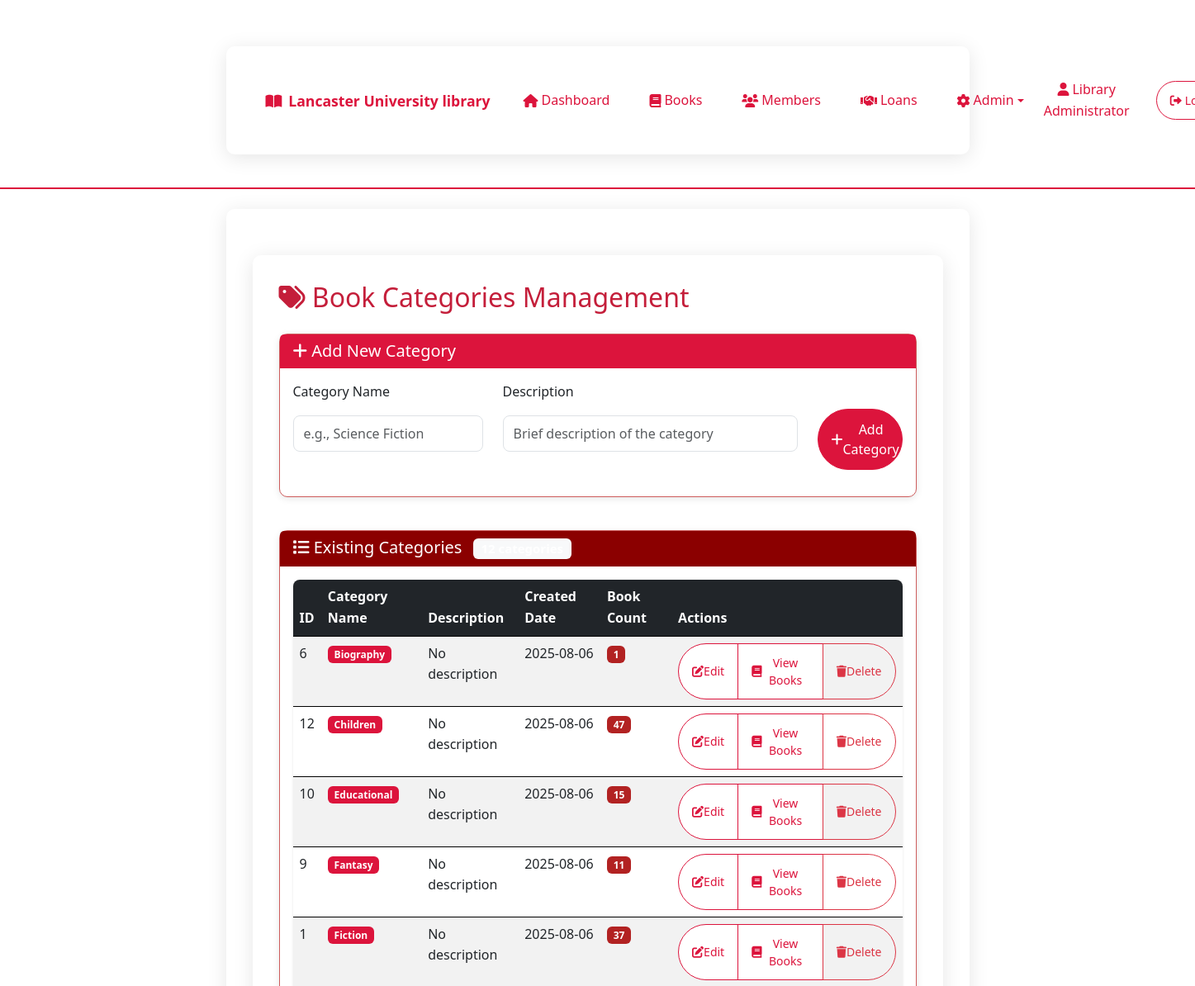
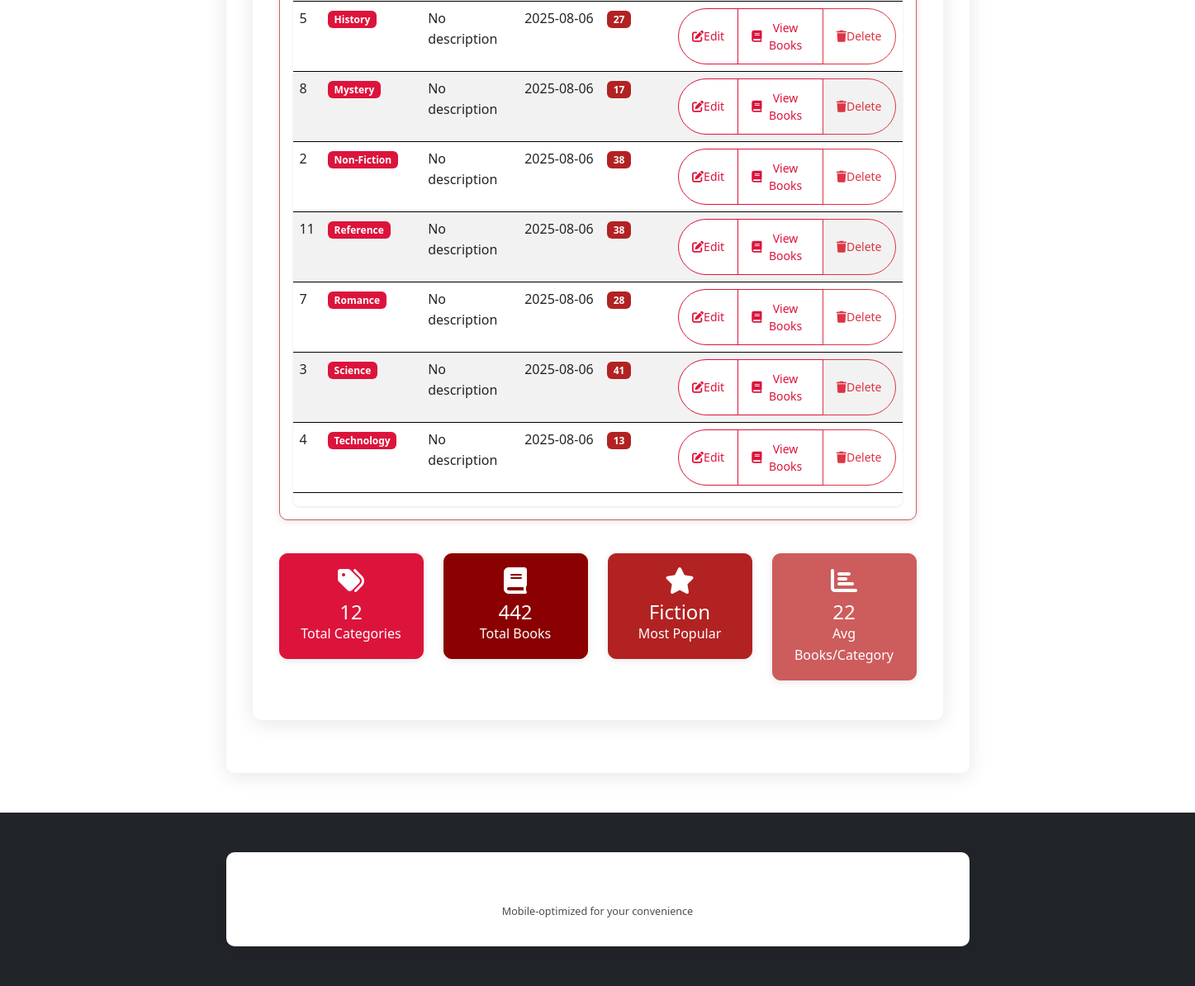
Screenshot of /book_categories (signed in) with the database file from the repository (2 pictures, top to bottom).
### tables this page shows
CREATE TABLE BookCategories (
                CategoryID INTEGER PRIMARY KEY AUTOINCREMENT,
                CategoryName TEXT UNIQUE NOT NULL,
                Description TEXT,
                CreatedDate DATE DEFAULT CURRENT_DATE
            );

### app.py (the view)
@app.route('/book_categories')
@librarian_required
def book_categories():
    categories = library.get_book_categories()
    return render_template('book_categories.html', categories=categories)

### app.py (called while the page is built)
def librarian_required(f):
    @wraps(f)
    def decorated_function(*args, **kwargs):
        if 'user_id' not in session or session.get('user_type') != 'librarian':
            flash('Access denied. Librarian login required.', 'error')
            return redirect(url_for('login'))
        return f(*args, **kwargs)
    return decorated_function

    def get_connection(self):
        return sqlite3.connect(self.db_name)

    def get_book_categories(self):
        conn = self.get_connection()
        cursor = conn.cursor()
        cursor.execute('SELECT * FROM BookCategories ORDER BY CategoryName')
        categories = cursor.fetchall()
        conn.close()
        return categories

### templates/book_categories.html (shortened to what this page needs)
{% extends "base.html" %}
{% block content %}
<div class="container mt-4">
    <div class="row">
        <div class="col-md-12">
            <h2 class="mb-4">
                <i class="fas fa-tags"></i> Book Categories Management
            </h2>
        </div>
    </div>
    <div class="row mb-4">
        <div class="col-md-12">
            <div class="card">
                <div class="card-header bg-primary text-white">
                    <h5 class="mb-0">
                        <i class="fas fa-plus"></i> Add New Category
                    </h5>
                </div>
                <div class="card-body">
                    <form method="POST" action="{{ url_for('add_category') }}">
                        <div class="row">
                            <div class="col-md-4">
                                <div class="mb-3">
                                    <label for="name" class="form-label">Category Name</label>
                                    <input type="text" class="form-control" id="name" name="name" required
                                           placeholder="e.g., Science Fiction">
                                </div>
                            </div>
                            <div class="col-md-6">
                                <div class="mb-3">
                                    <label for="description" class="form-label">Description</label>
                                    <input type="text" class="form-control" id="description" name="description"
                                           placeholder="Brief description of the category">
                                </div>
                            </div>
                            <div class="col-md-2">
                                <div class="mb-3">
                                    <label class="form-label">&nbsp;</label>
                                    <button type="submit" class="btn btn-primary w-100">
                                        <i class="fas fa-plus"></i> Add Category
                                    </button>
                                </div>
                            </div>
                        </div>
                    </form>
                </div>
            </div>
        </div>
    </div>
    <div class="row">
        <div class="col-md-12">
            <div class="card">
                <div class="card-header bg-success text-white">
                    <h5 class="mb-0">
                        <i class="fas fa-list"></i> Existing Categories
                        <span class="badge bg-light text-dark ms-2">{{ categories|length }} categories</span>
                    </h5>
                </div>
                <div class="card-body">
                    {% if categories %}
                        <div class="table-responsive">
                            <table class="table table-striped table-hover">
                                <thead class="table-dark">
                                    <tr>
                                        <th scope="col">ID</th>
                                        <th scope="col">Category Name</th>
                                        <th scope="col">Description</th>
                                        <th scope="col">Created Date</th>
                                        <th scope="col">Book Count</th>
                                        <th scope="col">Actions</th>
                                    </tr>
                                </thead>
                                <tbody>
                                    {% for category in categories %}
                                    <tr>
                                        <td>{{ category[0] }}</td>
                                        <td>
                                            <span class="badge bg-primary">{{ category[1] }}</span>
                                        </td>
                                        <td>{{ category[2] or 'No description' }}</td>
                                        <td>{{ category[3] }}</td>
                                        <td>
                                            <span class="badge bg-info" id="count-{{ category[0] }}">
                                            </span>
                                        </td>
                                        <td>
                                            <div class="btn-group" role="group">
                                                <button type="button" class="btn btn-sm btn-outline-primary"
                                                        onclick="editCategory({{ category[0] }}, '{{ category[1] }}', '{{ category[2] or '' }}')">
                                                    <i class="fas fa-edit"></i> Edit
                                                </button>
                                                <button type="button" class="btn btn-sm btn-outline-info"
                                                        onclick="viewBooks('{{ category[1] }}')">
                                                    <i class="fas fa-book"></i> View Books
                                                </button>
                                                <button type="button" class="btn btn-sm btn-outline-danger"
                                                        onclick="deleteCategory({{ category[0] }}, '{{ category[1] }}')">
                                                    <i class="fas fa-trash"></i> Delete
                                                </button>
                                            </div>
                                        </td>
                                    </tr>
                                    {% endfor %}
                                </tbody>
                            </table>
                        </div>
                    {% else %}
                        <div class="text-center py-4">
                            <i class="fas fa-tags fa-3x text-muted mb-3"></i>
                            <h5 class="text-muted">No categories found</h5>
                            <p class="text-muted">Add your first book category using the form above.</p>
                        </div>
                    {% endif %}
                </div>
            </div>
        </div>
    </div>
    <div class="row mt-4">
        <div class="col-md-3">
            <div class="card bg-primary text-white">
                <div class="card-body text-center">
                    <i class="fas fa-tags fa-2x mb-2"></i>
                    <h4>{{ categories|length }}</h4>
                    <p class="mb-0">Total Categories</p>
                </div>
            </div>
        </div>
        <div class="col-md-3">
            <div class="card bg-success text-white">
                <div class="card-body text-center">
                    <i class="fas fa-book fa-2x mb-2"></i>
                    <h4 id="totalBooks">-</h4>
                    <p class="mb-0">Total Books</p>
                </div>
            </div>
        </div>
        <div class="col-md-3">
            <div class="card bg-info text-white">
                <div class="card-body text-center">
                    <i class="fas fa-star fa-2x mb-2"></i>
                    <h4 id="mostPopularCategory">-</h4>
                    <p class="mb-0">Most Popular</p>
                </div>
            </div>
        </div>
        <div class="col-md-3">
            <div class="card bg-warning text-white">
                <div class="card-body text-center">
                    <i class="fas fa-chart-bar fa-2x mb-2"></i>
                    <h4 id="averageBooksPerCategory">-</h4>
                    <p class="mb-0">Avg Books/Category</p>
                </div>
            </div>
        </div>
    </div>
</div>
{% endblock %}

### static/css/style.css (style rules this page uses)
:root { --bg-primary: white; --bg-secondary: #f8f9fa; --text-primary: black; --text-secondary: #666; --card-bg: white; --border-color: black; --shadow: rgba(0,0,0,0.1); --red-primary: #DC143C; --red-secondary: #B22222; --red-dark: #8B0000; --red-light: #CD5C5C; --red-accent: #C41E3A; --red-bright: #CC0000; --red-coral: #FF6B6B; }
body, h1, h2, h3, h4, h5, h6, p, ul, ol, li, a, button, input { margin: 0; padding: 0; box-sizing: border-box; font-family: 'Segoe UI', Arial, sans-serif; }
body { background: var(--bg-primary); color: var(--text-primary); line-height: 1.6; min-height: 100vh; transition: background-color 0.3s ease, color 0.3s ease; }
.btn { border-radius: 50px; }
.container { max-width: 900px; margin: 2rem auto; background: var(--card-bg); padding: 2rem; border-radius: 10px; box-shadow: 0 4px 24px var(--shadow); transition: background-color 0.3s ease; }
h1, h2, h3 { color: var(--red-accent); margin-bottom: 1rem; }
button, input[type="submit"] { background: var(--red-light); color: white; border: none; padding: 0.7rem 1.5rem; border-radius: 5px; cursor: pointer; font-size: 1rem; transition: background 0.2s; }
input, select, textarea { width: 100%; padding: 0.6rem; margin: 0.5rem 0 1rem 0; border: 1px solid var(--border-color); border-radius: 4px; font-size: 1rem; background: var(--card-bg); color: var(--text-primary); transition: background-color 0.3s ease, color 0.3s ease; }
table { width: 100%; border-collapse: collapse; margin-bottom: 2rem; }
th, td { padding: 0.8rem; border-bottom: 1px solid var(--border-color); text-align: left; color: var(--text-primary); }
th { background: var(--bg-secondary); font-weight: 600; }
.card { background: var(--card-bg); border: 1px solid var(--red-light); border-radius: 10px; box-shadow: 0 2px 8px var(--shadow); transition: background-color 0.3s ease; }
.card-header { background: var(--red-secondary); color: white; border-bottom: 1px solid var(--red-secondary); }
.btn-outline-primary, .btn-outline-secondary, .btn-outline-success, .btn-outline-warning, .btn-outline-info { border-color: var(--red-primary); color: var(--red-primary); background: var(--card-bg); transition: all 0.3s ease; }
.bg-primary, .btn-primary { background-color: #DC143C !important; border-color: #DC143C !important; }
.bg-success, .btn-success { background-color: #8B0000 !important; border-color: #8B0000 !important; }
.bg-info, .btn-info { background-color: #B22222 !important; border-color: #B22222 !important; }
.bg-warning, .btn-warning { background-color: #CD5C5C !important; border-color: #CD5C5C !important; color: white !important; }
.badge { color: white !important; }
.badge.bg-primary { background-color: #DC143C !important; }
.badge.bg-info { background-color: #B22222 !important; }

### templates/base.html (style rules this page uses)
:root { --mobile-nav-height: 60px; --mobile-padding: 1rem; --touch-target: 44px; }
.btn, .nav-link, .dropdown-item { min-height: var(--touch-target); padding: 0.75rem 1rem; display: flex; align-items: center; touch-action: manipulation; }
.container { padding-left: var(--mobile-padding); padding-right: var(--mobile-padding); }
.card { border-radius: 0.75rem; box-shadow: 0 2px 8px rgba(0,0,0,0.1); margin-bottom: 1rem; }
.table-responsive { border-radius: 0.5rem; box-shadow: 0 1px 3px rgba(0,0,0,0.1); }
.form-control, .form-select { min-height: var(--touch-target); font-size: 16px; border-radius: 0.5rem; }

### rows the page displays
BookCategories: CategoryID "6", CategoryName "Biography", category "No description", CreatedDate "2025-08-06"
BookCategories: CategoryID "12", CategoryName "Children", category "No description", CreatedDate "2025-08-06"
BookCategories: CategoryID "10", CategoryName "Educational", category "No description", CreatedDate "2025-08-06"
BookCategories: CategoryID "9", CategoryName "Fantasy", category "No description", CreatedDate "2025-08-06"
BookCategories: CategoryID "1", CategoryName "Fiction", category "No description", CreatedDate "2025-08-06"
BookCategories: CategoryID "5", CategoryName "History", category "No description", CreatedDate "2025-08-06"
BookCategories: CategoryID "8", CategoryName "Mystery", category "No description", CreatedDate "2025-08-06"
BookCategories: CategoryID "2", CategoryName "Non-Fiction", category "No description", CreatedDate "2025-08-06"
BookCategories: CategoryID "11", CategoryName "Reference", category "No description", CreatedDate "2025-08-06"
BookCategories: CategoryID "7", CategoryName "Romance", category "No description", CreatedDate "2025-08-06"
BookCategories: CategoryID "3", CategoryName "Science", category "No description", CreatedDate "2025-08-06"
BookCategories: CategoryID "4", CategoryName "Technology", category "No description", CreatedDate "2025-08-06"

### other values shown
{{ session.name or 'User' }} "Library Administrator"
{{ categories|length }} "12"
